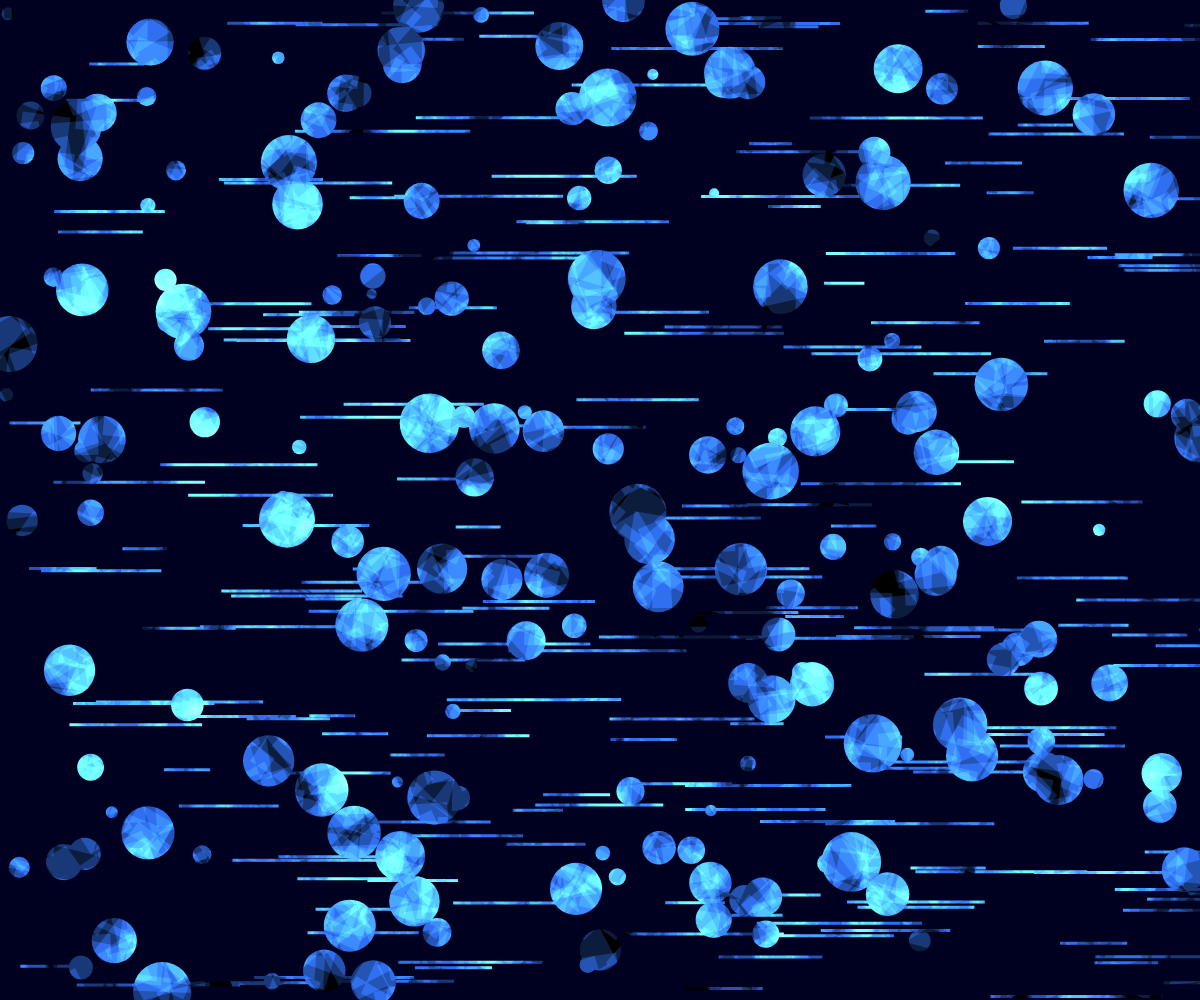
Frame 1 (no input)
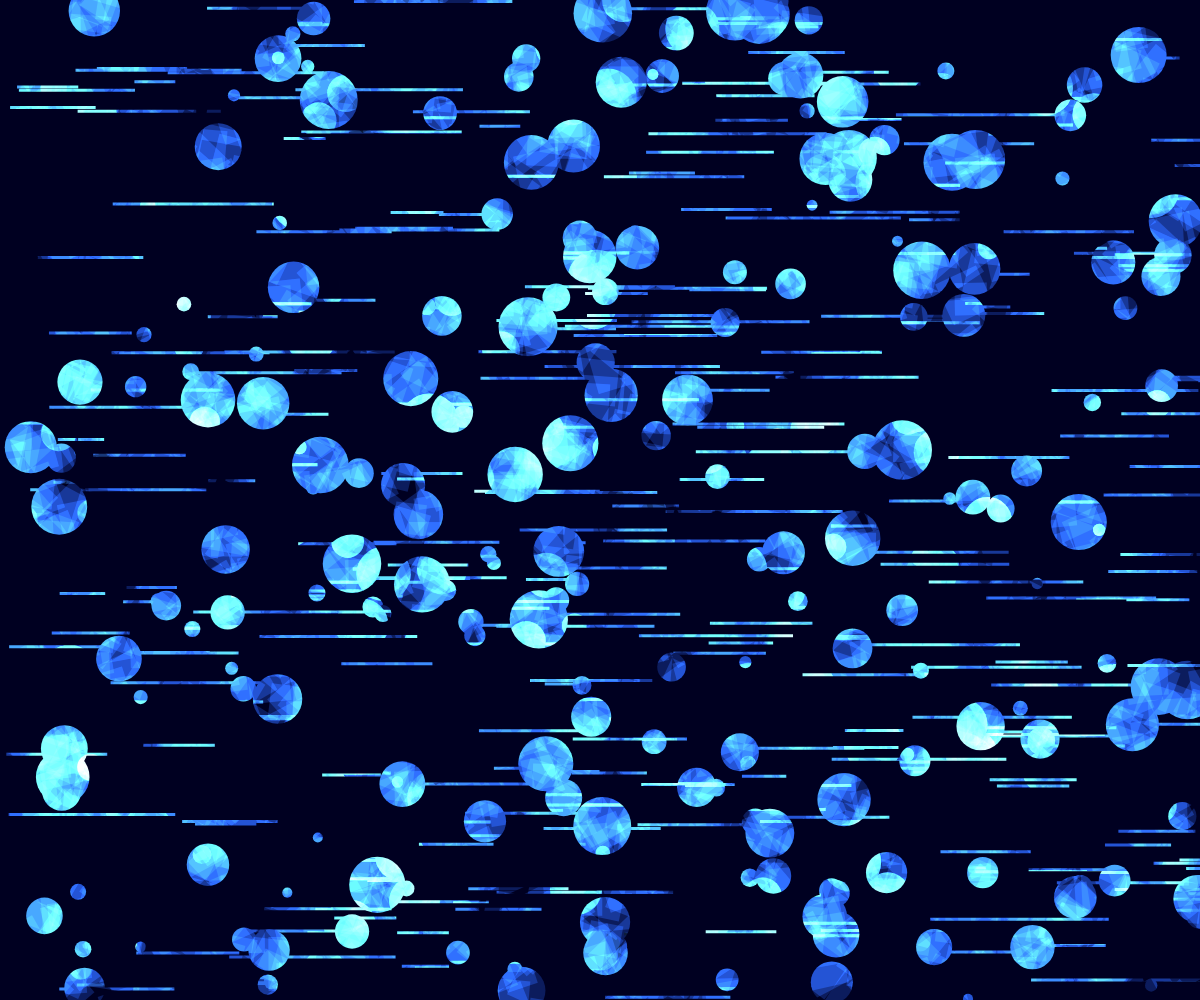
Frame 2 (the mouse pressed at the canvas centre, redrawn once)

The p5.js sketch that drew these frames (run headless with seeded random() and noise() and a simulated clock; the mouse was pressed at the canvas centre and the sketch redrawn once):

// p5.js sketch
// ── sketch.js
"use strict";
//==========
// p5.js

function setup(){
	createCanvas(windowWidth, windowHeight);
	noLoop();
	colorMode(RGB);
	angleMode(DEGREES);

	background(0);
	noStroke();
	fill(50, 120, 255, 60);
}

function draw(){

	blendMode(ADD);
	for(let i=0; i<3000; i++){
		let x = random(width);
		let y = random(height);
		let s = random(30, 60);

		push();
		translate(x, y);
		rotate(random(360));
		square(0, 0, s);
		pop();
	}

	blendMode(NORMAL);

	let pg = createGraphics(width, height);
	pg.background(0, 0, 33);
	pg.erase();
	pg.noStroke();
	for(let i=0; i<200; i++){
		pg.rect(random(width), random(height), random(40, 180), 3);
		pg.circle(random(width), random(height), random(10, 60));
	}
	pg.noErase();
	image(pg, 0, 0);
}
